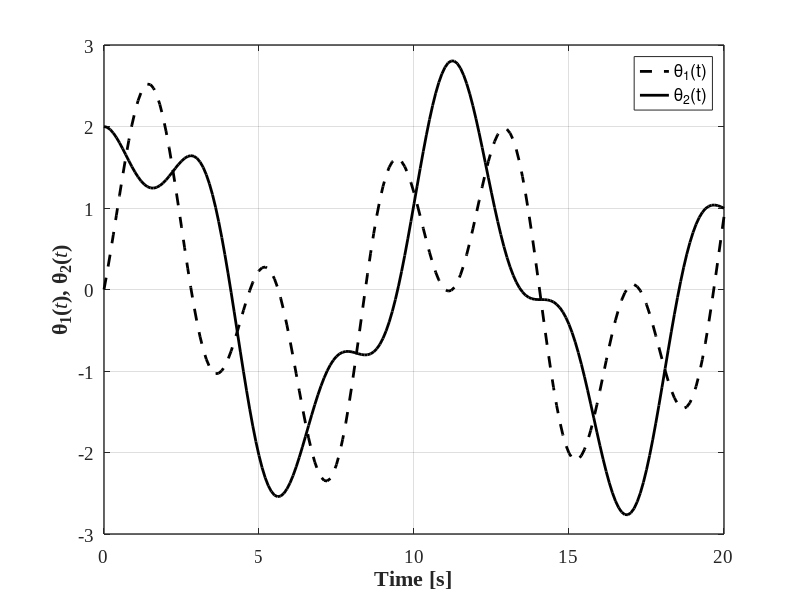

This chart was generated by the following MATLAB code:
%% Structural Dynamics and Vibration Control(M. Azimi et al.)
%% Example 6-9: Response of a two-DOF Disks System to Initial Excitations

clc; clear; close all;

%% Parameters
I = 1;              % inertia
k = 1;              % = GJ/L stiffness
M = I*[1 0;0 1];    % mass
K = k*[2 -1;-1 1];  %stiffness
[u,W] = eig(K,M);   % Eigenvalue Problem
                    % W = Eigenvalues
                    
u(:,1) = u(:,1)/max(u(:,1));    % Normalization
u(:,2) = u(:,2)/max(u(:,2));
[w(1),I1] = min(max(W));        % Relabeling
[w(2),I2] = max(max(W));
w(1) = sqrt(w(1));              % Lowest Natural freq.
w(2) = sqrt(w(2));              % Highest Natural freq.
U(:,1) = u(:,I1);               % Relabelling
U(:,2) = u(:,I2);
x0 = [0;2];                     % Initial displacement
v0 = [2*sqrt(k/I);0];           % Initial velocity
t  = [0:0.1:20];                % Time span

% Displacements
x1 = (((U(2,2)*x0(1)-U(1,2)*x0(2))*cos(w(1)*t)+(U(2,2)*v0(1)-U(1,2)*v0(2))*sin(w(1)*t)/w(1))*U(1,1)+((U(1,1)*x0(2)-U(2,1)*x0(1))*cos(w(2)*t)+(U(1,1)*v0(2)-U(2,1)*v0(1))*sin(w(2)*t)/w(2))*U(1,2))/det(U);
x2 = (((U(2,2)*x0(1)-U(1,2)*x0(2))*cos(w(1)*t)+(U(2,2)*v0(1)-U(1,2)*v0(2))*sin(w(1)*t)/w(1))*U(2,1)+((U(1,1)*x0(2)-U(2,1)*x0(1))*cos(w(2)*t)+(U(1,1)*v0(2)-U(2,1)*v0(1))*sin(w(2)*t)/w(2))*U(2,2))/det(U);

%% Plot 
figure(1); set(figure(1), 'Position', [200   100   883   400])
    hold on; grid on; box on;
    plot1 = plot(t,x1,t,x2);

    set(plot1(1),'LineStyle','--','DisplayName','\theta_{1}(t)','LineWidth',2,'Color',[0 0 0]);
    set(plot1(2),'LineStyle','-','DisplayName','\theta_{2}(t)','LineWidth',2,'Color',[0 0 0]);

    set(gca, 'LineWidth',1, 'FontWeight','normal', 'FontName','Times New Roman', 'FontSize',14)               
    xlabel('Time [s]', 'fontsize',16, 'fontname','Times New Roman','FontWeight','Bold')
    ylabel('\theta_1({\itt}), \theta_2({\itt})', 'fontsize',16, 'fontname','Times New Roman','FontWeight','Bold')
    legend('show')
    
%% Print    
print('EX_6_9','-dpng')
